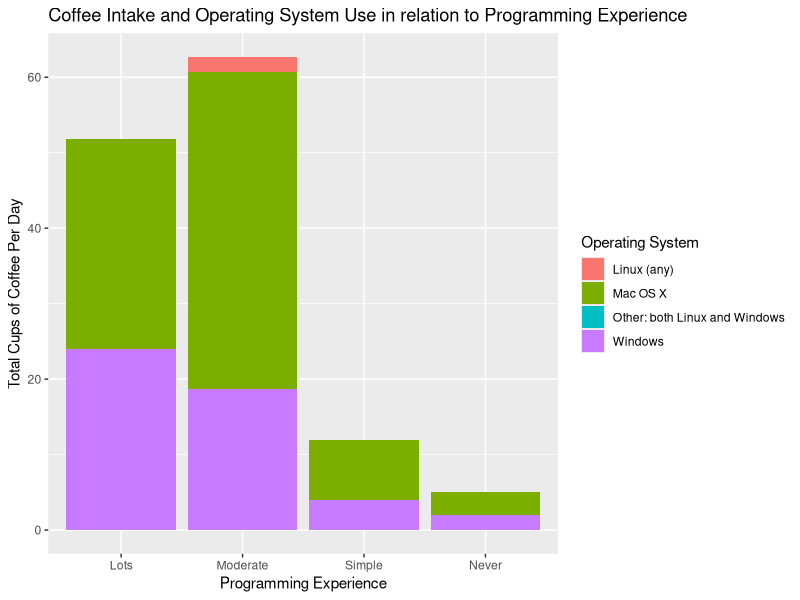
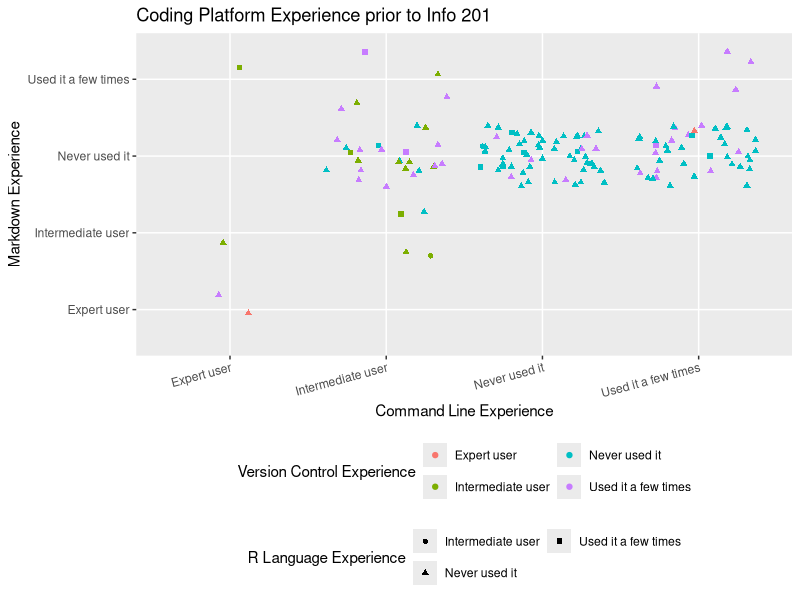

These charts were generated, in order, by the following R code:
## ---- chunk 1
library("ggplot2")
library("dplyr")
library("knitr")

## ---- chunk 2
survey_data<-read.csv("data/intro-survey.csv", stringsAsFactors = FALSE)

num_students<-nrow(survey_data)

#Inline Variables for Visual 1 Report
lots_exp_db<- filter(survey_data, Programming.Experience == "I have lots of experience with a programming language (e.g., CSE143+)")
lots_coffee_mean<- summarize(lots_exp_db, mean = mean(Cups.of.Coffee))

moderate_exp_db<- filter(survey_data, Programming.Experience == "I have moderate experience with a programming language (e.g., CSE1I have lots of experience with a programming language (e.g., CSE143+)2)")
moderate_coffee_mean<- summarize(moderate_exp_db, mean = mean(Cups.of.Coffee))

simple_exp_db<- filter(survey_data, Programming.Experience == "I've experimented with simple programming")
simple_coffee_mean<- summarize(simple_exp_db, mean = mean(Cups.of.Coffee))

no_exp_db<- filter(survey_data, Programming.Experience == "I've never written code")
no_coffee_mean<- summarize(no_exp_db, mean = mean(Cups.of.Coffee))


#Inline Variables for Visual 2 Report
markdown_expert_num<- nrow(filter(survey_data, Markdown.Experience == "Expert user"))
markdown_intermediate_num<- nrow(filter(survey_data, Markdown.Experience == "Intermediate user"))
markdown_few_num<- nrow(filter(survey_data, Markdown.Experience == "Used it a few times"))
markdown_never_num<- nrow(filter(survey_data, Markdown.Experience == "Never used it"))

commandline_expert_num<- nrow(filter(survey_data, Command.Line.Experience == "Expert user"))
commandline_intermediate_num<- nrow(filter(survey_data, Command.Line.Experience == "Intermediate user"))
commandline_few_num<- nrow(filter(survey_data, Command.Line.Experience == "Used it a few times"))
commandline_never_num<- nrow(filter(survey_data, Command.Line.Experience == "Never used it"))

versioncontrol_expert_num<- nrow(filter(survey_data, Version.Control.Experience == "Expert user"))
versioncontrol_intermediate_num<- nrow(filter(survey_data, Version.Control.Experience == "Intermediate user"))
versioncontrol_few_num<- nrow(filter(survey_data, Version.Control.Experience == "Used it a few times"))
versioncontrol_never_num<- nrow(filter(survey_data, Version.Control.Experience == "Never used it"))

r_expert_num<- nrow(filter(survey_data, R.Language.Experience == "Expert user"))
r_intermediate_num<- nrow(filter(survey_data, R.Language.Experience == "Intermediate user"))
r_few_num<- nrow(filter(survey_data, R.Language.Experience == "Used it a few times"))
r_never_num<- nrow(filter(survey_data, R.Language.Experience == "Never used it"))


## ---- chunk 3

ggplot(data = survey_data) + 
  geom_bar(mapping = aes(x = Programming.Experience, y = Cups.of.Coffee, fill = Operating.System), stat="identity") + scale_x_discrete(labels=c("Lots", "Moderate", "Simple",  "Never")) + xlab("Programming Experience") + ylab("Total Cups of Coffee Per Day") + ggtitle("Coffee Intake and Operating System Use in relation to Programming Experience") + labs(fill="Operating System")


## ---- chunk 4

ggplot(data = survey_data) + 
  geom_jitter(mapping = aes(x = Command.Line.Experience, y = Markdown.Experience, color = Version.Control.Experience, shape = R.Language.Experience)) + theme(axis.text.x = element_text(angle=15, hjust=1), legend.position = "bottom", legend.box = "vertical") + xlab("Command Line Experience") + ylab("Markdown Experience") + guides(color=guide_legend(nrow=2), shape=guide_legend(nrow=2)) + ggtitle("Coding Platform Experience prior to Info 201") + labs(color = "Version Control Experience", shape = "R Language Experience")


